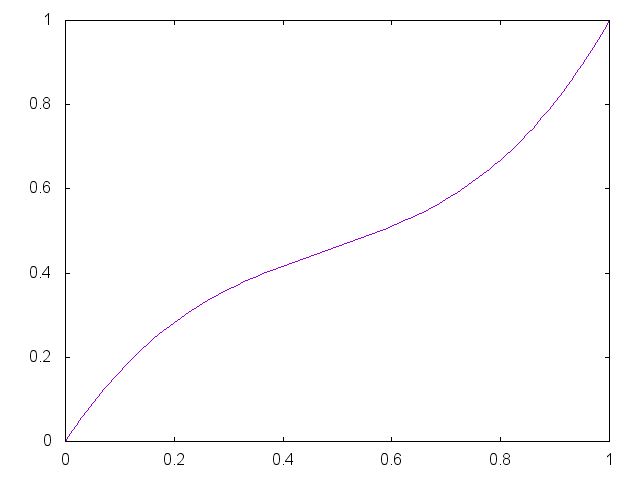

The gnuplot source for this figure:
set term png

set output "generate/static/generate/bezier-0.65-0.25.png"
plot '-' smooth bezier notitle
0 0
0.33 0.65
0.67 0.25 
1 1
e

reset;
